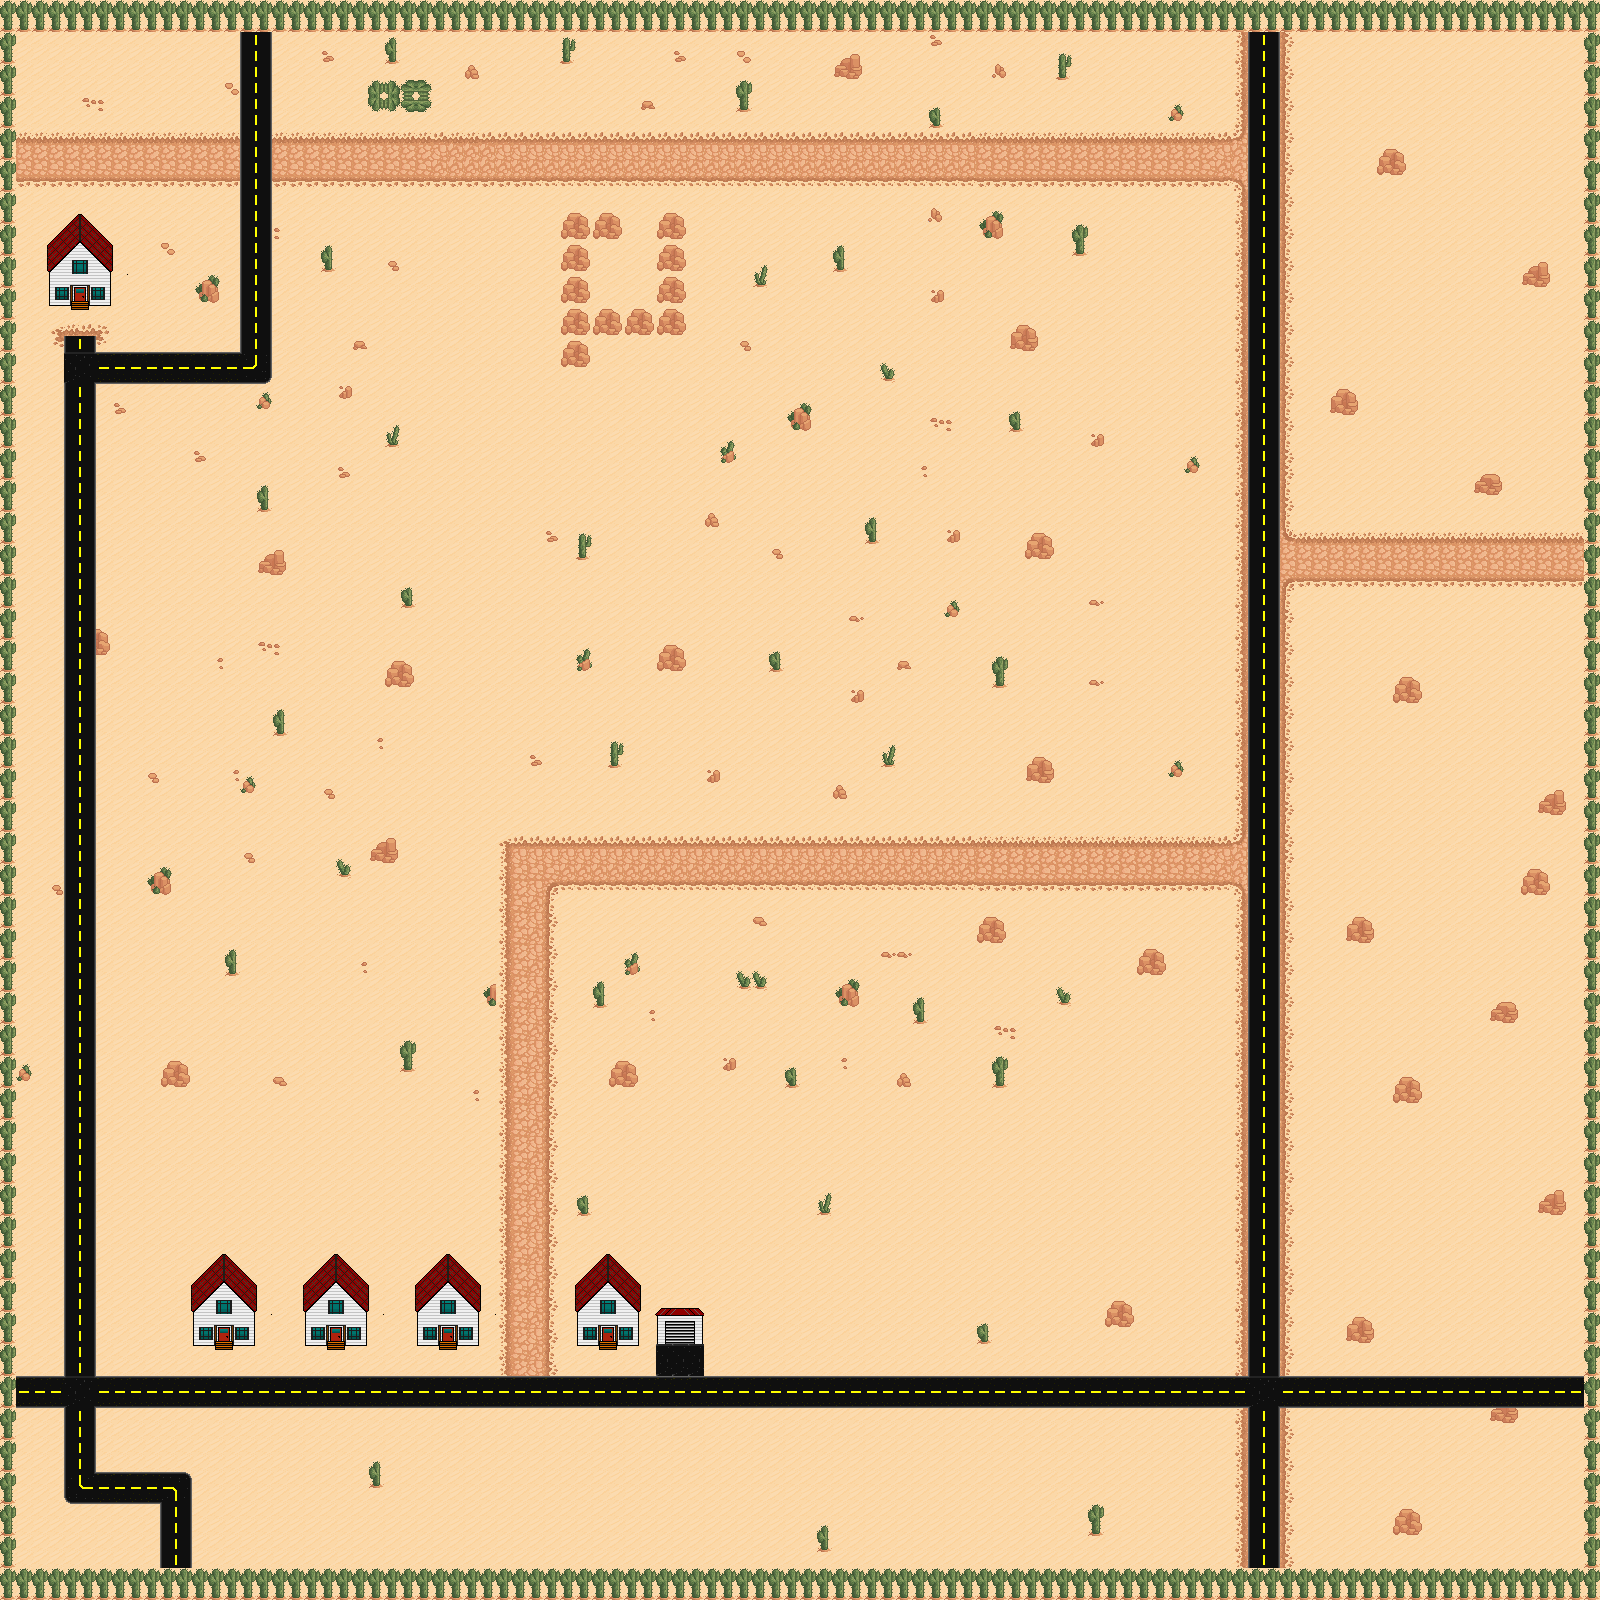

Below is a game level as drawn by its tile map, then a one-line description and the .tmx that defines it (tile-layer data replaced by summaries):
An orthogonal 100x100 tile map with 16x16 px tiles, 2 tile layers (sand, onSand) and 44 objects.

<map version="1.2" tiledversion="1.2.4" orientation="orthogonal" renderorder="left-up" width="100" height="100" tilewidth="16" tileheight="16" infinite="0" nextlayerid="3" nextobjectid="1">
 <tileset firstgid="1" name="desert" tilewidth="16" tileheight="16" tilecount="1024" columns="32">
  <image source="../textures/map/FULL_DESERT_TILESET_WIP.png" width="512" height="512" />
  <tile id="6">
   <objectgroup draworder="index">
    <object id="5" x="0" y="0" width="16" height="16" />
   </objectgroup>
  </tile>
  <tile id="8">
   <objectgroup draworder="index">
    <object id="3" x="0" y="0" width="16" height="16" />
   </objectgroup>
  </tile>
  <tile id="9">
   <objectgroup draworder="index">
    <object id="1" x="0" y="0" width="16" height="16" />
   </objectgroup>
  </tile>
  <tile id="38">
   <objectgroup draworder="index">
    <object id="1" x="0" y="0" width="16" height="16" />
   </objectgroup>
  </tile>
  <tile id="39">
   <objectgroup draworder="index">
    <object id="1" x="0" y="0" width="16" height="16" />
   </objectgroup>
  </tile>
  <tile id="40">
   <objectgroup draworder="index">
    <object id="1" x="0" y="0" width="16" height="16" />
   </objectgroup>
  </tile>
  <tile id="42">
   <objectgroup draworder="index">
    <object id="1" x="0" y="0" width="16" height="16" />
   </objectgroup>
  </tile>
  <tile id="43">
   <objectgroup draworder="index">
    <object id="1" x="0" y="0" width="16" height="16" />
   </objectgroup>
  </tile>
  <tile id="79">
   <objectgroup draworder="index">
    <object id="3" x="0" y="6" width="16" height="10" />
   </objectgroup>
  </tile>
  <tile id="80">
   <objectgroup draworder="index">
    <object id="1" x="0" y="6" width="16" height="10" />
   </objectgroup>
  </tile>
  <tile id="102">
   <objectgroup draworder="index">
    <object id="1" x="0" y="0" width="16" height="16" />
   </objectgroup>
  </tile>
  <tile id="103">
   <objectgroup draworder="index">
    <object id="1" x="0" y="0" width="16" height="16" />
   </objectgroup>
  </tile>
  <tile id="105">
   <objectgroup draworder="index">
    <object id="1" x="0" y="0" width="16" height="16" />
   </objectgroup>
  </tile>
  <tile id="110">
   <objectgroup draworder="index">
    <object id="1" x="0" y="0" width="16" height="16" />
   </objectgroup>
  </tile>
  <tile id="111">
   <objectgroup draworder="index">
    <object id="1" x="0" y="0" width="16" height="16" />
   </objectgroup>
  </tile>
  <tile id="112">
   <objectgroup draworder="index">
    <object id="1" x="0" y="0" width="16" height="16" />
   </objectgroup>
  </tile>
  <tile id="113">
   <objectgroup draworder="index">
    <object id="1" x="0" y="0" width="16" height="16" />
   </objectgroup>
  </tile>
  <tile id="142">
   <objectgroup draworder="index">
    <object id="1" x="0" y="0" width="16" height="16" />
   </objectgroup>
  </tile>
  <tile id="143">
   <objectgroup draworder="index">
    <object id="1" x="0" y="0" width="16" height="16" />
   </objectgroup>
  </tile>
  <tile id="144">
   <objectgroup draworder="index">
    <object id="1" x="0" y="0" width="16" height="16" />
   </objectgroup>
  </tile>
  <tile id="145">
   <objectgroup draworder="index">
    <object id="1" x="0" y="0" width="16" height="16" />
   </objectgroup>
  </tile>
  <tile id="166">
   <objectgroup draworder="index">
    <object id="1" x="0" y="0" width="16" height="16" />
   </objectgroup>
  </tile>
  <tile id="167">
   <objectgroup draworder="index">
    <object id="1" x="0" y="0" width="16" height="16" />
   </objectgroup>
  </tile>
  <tile id="174">
   <objectgroup draworder="index">
    <object id="1" x="0" y="0" width="16" height="16" />
   </objectgroup>
  </tile>
  <tile id="175">
   <objectgroup draworder="index">
    <object id="1" x="0" y="0" width="16" height="16" />
   </objectgroup>
  </tile>
  <tile id="176">
   <objectgroup draworder="index">
    <object id="1" x="0" y="0" width="16" height="16" />
   </objectgroup>
  </tile>
  <tile id="177">
   <objectgroup draworder="index">
    <object id="1" x="0" y="0" width="16" height="16" />
   </objectgroup>
  </tile>
  <tile id="179">
   <objectgroup draworder="index">
    <object id="1" x="0" y="10" width="16" height="6" />
   </objectgroup>
  </tile>
  <tile id="180">
   <objectgroup draworder="index">
    <object id="1" x="0" y="10" width="16" height="6" />
   </objectgroup>
  </tile>
  <tile id="181">
   <objectgroup draworder="index">
    <object id="1" x="0" y="10" width="16" height="6" />
   </objectgroup>
  </tile>
  <tile id="206">
   <objectgroup draworder="index">
    <object id="1" x="0" y="0" width="16" height="16" />
   </objectgroup>
  </tile>
  <tile id="207">
   <objectgroup draworder="index">
    <object id="1" x="0" y="0" width="16" height="16" />
   </objectgroup>
  </tile>
  <tile id="208">
   <objectgroup draworder="index">
    <object id="1" x="0" y="0" width="16" height="16" />
   </objectgroup>
  </tile>
  <tile id="209">
   <objectgroup draworder="index">
    <object id="1" x="0" y="0" width="16" height="16" />
   </objectgroup>
  </tile>
  <tile id="211">
   <objectgroup draworder="index">
    <object id="1" x="0" y="0" width="16" height="16" />
   </objectgroup>
  </tile>
  <tile id="212">
   <objectgroup draworder="index">
    <object id="1" x="0" y="0" width="16" height="16" />
   </objectgroup>
  </tile>
  <tile id="213">
   <objectgroup draworder="index">
    <object id="1" x="0" y="0" width="16" height="16" />
   </objectgroup>
  </tile>
  <tile id="230">
   <objectgroup draworder="index">
    <object id="1" x="0" y="0" width="16" height="16" />
   </objectgroup>
  </tile>
  <tile id="231">
   <objectgroup draworder="index">
    <object id="1" x="0" y="0" width="16" height="16" />
   </objectgroup>
  </tile>
  <tile id="294">
   <objectgroup draworder="index">
    <object id="1" x="0" y="0" width="16" height="16" />
   </objectgroup>
  </tile>
  <tile id="295">
   <objectgroup draworder="index">
    <object id="1" x="0" y="0" width="16" height="16" />
   </objectgroup>
  </tile>
  <tile id="355">
   <objectgroup draworder="index">
    <object id="1" x="0" y="0" width="16" height="16" />
   </objectgroup>
  </tile>
  <tile id="358">
   <objectgroup draworder="index">
    <object id="1" x="0" y="0" width="16" height="16" />
   </objectgroup>
  </tile>
  <tile id="359">
   <objectgroup draworder="index">
    <object id="1" x="0" y="0" width="16" height="16" />
   </objectgroup>
  </tile>
 </tileset>
 <layer id="1" name="sand" width="100" height="100">
  <data>[10000 cells, 10000 non-empty, 1 distinct tile ids]</data>
 </layer>
 <layer id="2" name="onSand" width="100" height="100">
  <data>[10000 cells, 2645 non-empty, 147 distinct tile ids]</data>
 </layer>
</map>
